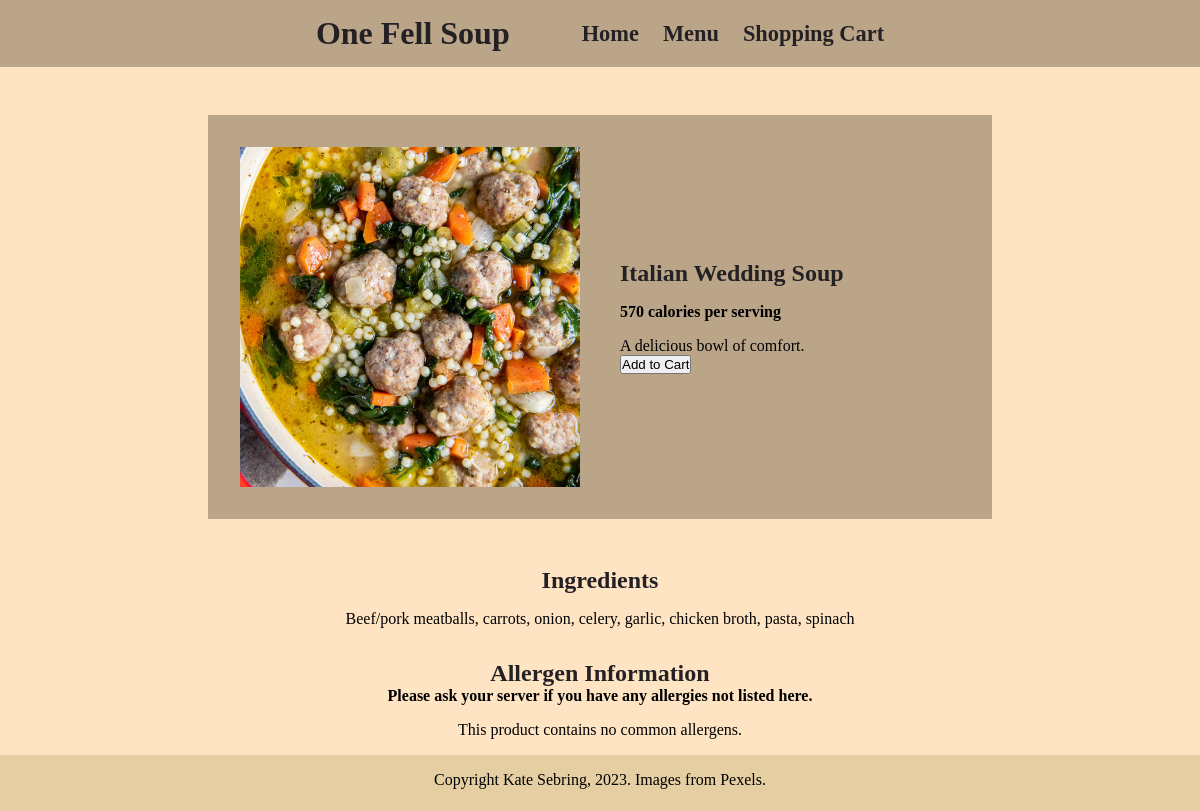
Page /italian-wedding.php on the committed database.
### tables this page shows
CREATE TABLE soup_products(
productID INT AUTO_INCREMENT PRIMARY KEY,
productName VARCHAR(255),
productDescription VARCHAR(1000),
calories INT,
productPrice DECIMAL(13,2),
webPageLink VARCHAR(255),
allergies VARCHAR (1000),
ingredients VARCHAR (1000),
productImg VARCHAR(255),
imgAlt VARCHAR(255)
);

### italian-wedding.php (the view, shortened to what this page needs)
<?php
include("header.php");
?>
<!DOCTYPE html>
<html lang="en">
<head>
    <link href="css/universal_settings.css" rel="stylesheet">
</head>
<body>
    <main>
        <div class="main-product-info">
        <?php
            try {
                $selectItem = "SELECT * FROM soup_products WHERE productId = 3";
                $stmt = $conn->prepare($selectItem);
                $stmt->execute();
                $stmt->setFetchMode(PDO::FETCH_ASSOC);
                foreach($stmt->fetchAll() as $listItem) {
                    $productName = $listItem['productName'];
                    $calories = $listItem['calories'];
                    $productImg = $listItem['productImg'];
                    $productDescription = $listItem['productDescription'];
                    echo "<div class='productImage'><img src='$productImg' class='soup-img'></div>";
                    echo "<div class='productInfo'><h2>$productName</h2>";
                    echo "<p><b>$calories calories per serving</b></p>";
                    echo "<p id='product-description'>$productDescription</p>";
                }
            } catch(PDOException $e) {
                echo "Error: " . $e->getMessage();
            }
        ?>
            <form action="italian-wedding.php" method="post">
                <input type="submit" name="submit" value="Add to Cart">
            </form>
            </div>
        </div>
        <div class="nutrition-info">
            <div id="ingredients">
                <h3>Ingredients</h3>
                <?php
                try {
                    $selectItem = "SELECT * FROM soup_products WHERE productId = 3";
                    $stmt = $conn->prepare($selectItem);
                    $stmt->execute();
                    $stmt->setFetchMode(PDO::FETCH_ASSOC);
                    foreach($stmt->fetchAll() as $listItem) {
                        $ingredients = $listItem['ingredients'];
                        echo "<p>$ingredients</p>";
                    }
                } catch(PDOException $e) {
                    echo "Error: " . $e->getMessage();
                }
                ?>
            </div>
            <div id="allergens">
                <h3>Allergen Information</h3>
                <strong>Please ask your server if you have any allergies not listed here.</strong>
                <?php
                try {
                    $selectItem = "SELECT * FROM soup_products WHERE productId = 3";
                    $stmt = $conn->prepare($selectItem);
                    $stmt->execute();
                    $stmt->setFetchMode(PDO::FETCH_ASSOC);
                    foreach($stmt->fetchAll() as $listItem) {
                        $allergies = $listItem['allergies'];
                        echo "<p>This product contains $allergies.</p>";
                    }
                } catch(PDOException $e) {
                    echo "Error: " . $e->getMessage();
                }
                ?>
            </div>
        </div>
    <footer>
        Copyright Kate Sebring, 2023. Images from Pexels.
    </footer>
    </main>
</body>
</html>

### css/universal_settings.css (style rules this page uses)
* { margin: 0; padding: 0; }
body { font-family: Cambria, Cochin, Georgia, Times, 'Times New Roman', serif; background-color: bisque; }
footer { background-color: rgb(229, 206, 162); height: 2.5rem; text-align: center; width:100%; padding-top: 1em; padding-bottom: 1em; margin-top: 1em; }
@media screen and (min-width: 348px) { footer { padding-bottom: 0; } }

### italian-wedding.php (style rules this page uses)
.main-product-info { margin: auto; margin-top: 3rem; display: flex; flex-flow: column wrap; justify-content: center; align-items: center; text-align: center; padding: 2rem; background-color: #bba589; }
h2 { margin-bottom: 1rem; }
.soup-img { width: 100%; padding-bottom:1rem; }
h1, h2, h3 { color: #242124; }
p { margin-top:1rem; }
h3 { font-size: 1.5rem; }
.nutrition-info { display: flex; flex-flow: column wrap; align-items: center; gap:2rem; margin-top: 3rem; text-align: center; }
@media screen and (min-width: 700px) { main { flex-flow: row wrap; } }
@media screen and (min-width: 700px) { .soup-img { padding-bottom:0; } }
@media screen and (min-width: 700px) { .main-product-info { display: grid; grid-template-columns: repeat(2, 4fr); grid-template-rows: 1fr; grid-column-gap: 40px; grid-row-gap: 0px; text-align: left; width:70%; } }
@media screen and (min-width: 700px) { .productImage { grid-area: 1 / 1 / 2 / 2; } }
@media screen and (min-width: 700px) { .productInfo { grid-area: 1 / 2 / 2 / 3; } }
@media screen and (min-width: 1200px) { .main-product-info { width:60%; } }

### rows in the picture
soup_products: productImg (picture), productName "Italian Wedding Soup", calories "570", productDescription "A delicious bowl of comfort.", ingredients "Beef/pork meatballs, carrots, onion, celery, garlic, chicken broth, pasta, spinach", allergies "no common allergens"
